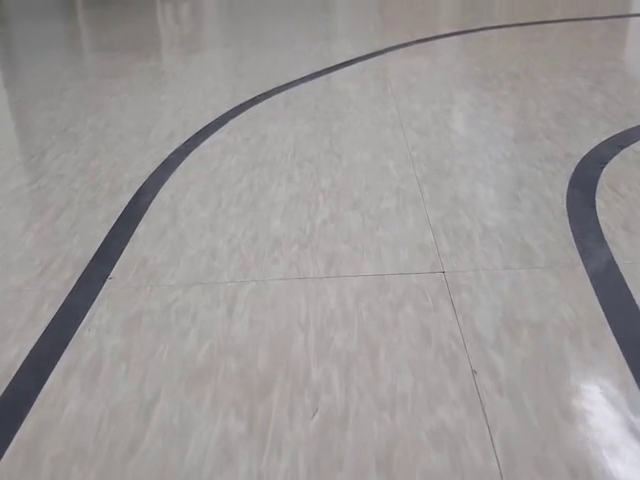
#> input picture frame 51 of pi2/ys_test/line_640x480.mp4, 640 x 480 px
$ python line_trytry.py
#> lines starting #> are read from the running program, lines starting #| are printed output that depends on the picture; after the words box and inside, x2 and y2 are one past the last pixel; in counts of white or black regions, pixels touching at a corner belong together
import matplotlib.pyplot as plt
import matplotlib.image as mpimg
import numpy as np
import cv2
import random
import os, sys

cap=cv2.VideoCapture('line_640x480.mp4')
fit_result, l_fit_result, r_fit_result, L_lane,R_lane = [], [], [], [], []

def Collect_points(lines):

    # reshape [:4] to [:2]
    interp = lines.reshape(lines.shape[0]*2,2)
    # interpolation & collecting points for RANSAC
    for line in lines:
        if np.abs(line[3]-line[1]) > 5:
            tmp = np.abs(line[3]-line[1])
            a = line[0] ; b = line[1] ; c = line[2] ; d = line[3]
            slope = (line[2]-line[0])/(line[3]-line[1])
            for m in range(0,tmp,5):
                if slope>0:
                    new_point = np.array([[int(a+m*slope),int(b+m)]])
                    interp = np.concatenate((interp,new_point),axis = 0)
                elif slope<0:
                    new_point = np.array([[int(a-m*slope),int(b-m)]])
                    interp = np.concatenate((interp,new_point),axis = 0)

def ransac_line_fitting(img, lines, min=100):
    global fit_result, l_fit_result, r_fit_result
    best_line = np.array([0,0,0])
    if(len(lines)!=0):
        for i in range(30):
            sample = get_random_samples(lines)
            parameter = compute_model_parameter(sample)
            cost = model_verification(parameter, lines)
            if cost < min: # update best_line
                min = cost
                best_line = parameter
            if min < 3: break
        # erase outliers based on best line
        filtered_lines = erase_outliers(best_line, lines)
        fit_result = get_fitline(img, filtered_lines)
    else:
        if (fit_result[2]-fit_result[1])/(fit_result[1]-fit_result[0]) < 0:
            l_fit_result = fit_result
            return l_fit_result
        else:
            r_fit_result = fit_result
            return r_fit_result

    if (fit_result[2]-fit_result[1])/(fit_result[1]-fit_result[0]) < 0:
        l_fit_result = fit_result
        return l_fit_result
    else:
        r_fit_result = fit_result
        return r_fit_result

def smoothing(lines, pre_frame):
    # collect frames & print average line
    lines = np.squeeze(lines)
    avg_line = np.array([0,0,0,0])

    for ii,line in enumerate(reversed(lines)):
        if ii == pre_frame:
            break
        avg_line += line
    avg_line = avg_line / pre_frame

    return avg_line

def draw_fitline(img, result_l,result_r, color=(255,0,255), thickness = 10):
    # draw fitting line
    lane = np.zeros_like(img)
    cv2.line(lane, (int(result_l[0]) , int(result_l[1])), (int(result_l[2]), int(result_l[3])), color, thickness)
    cv2.line(lane, (int(result_r[0]) , int(result_r[1])), (int(result_r[2]), int(result_r[3])), color, thickness)
    # add original image & extracted lane lines
    final = weighted_img(lane, img, 1,0.5)
    return final

while True:
    ret, frame = cap.read()
#> frame is the input picture: shape (480, 640, 3); mean B, G, R 153, 153.6, 156.9
    height, width = frame.shape[:2]
#> height = 480; width = 640
    gray = cv2.cvtColor(frame, cv2.COLOR_BGR2GRAY)
    #blur = cv2.GaussianBlur(gray,(3, 3), 0)
    blur = cv2.bilateralFilter(gray,7,100,100)
    edges = cv2.Canny(blur,120,200,apertureSize=3)
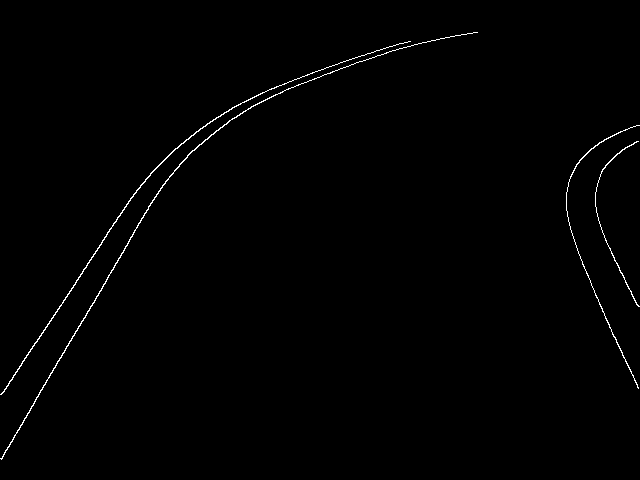
#> edges: shape (480, 640); 0.7% white in thin lines or dots, all inside (x1, y1, x2, y2) = (0, 32, 640, 460)
    lines = cv2.HoughLinesP(edges, 1, 1 * np.pi/180, 50, np.array([]), minLineLength=10, maxLineGap=20)
#> lines = 14 rows, first 6: [55, 367, 154, 197], [1, 394, 82, 273], [55, 312, 142, 183], [1, 459, 78, 326], [294, 79, 393, 45], [586, 273, 637, 384]

    try:
        line_arr = np.squeeze(lines)
#> line_arr has the same summary as lines
        slope_degree = (np.arctan2(line_arr[:,1] - line_arr[:,3], line_arr[:,0] - line_arr[:,2]) * 180) / np.pi
#> slope_degree = [120.2, 123.8, 124, 120.1, 161, -114.7, 160.1, -115.7, 140.7, -114.8, 135.7, 159.4, 155, 128.5]

        line_arr = line_arr[np.abs(slope_degree)<160]
#> line_arr = [[55, 367, 154, 197], [1, 394, 82, 273], [55, 312, 142, 183], [1, 459, 78, 326], [586, 273, 637, 384], [601, 229, 638, 306], [188, 154, 232, 118], [595, 295, 638, 388], [147, 177, 186, 139], [331, 72, 363, 60], [229, 109, 289, 81], [156, 194, 187, 155]]
        slope_degree = slope_degree[np.abs(slope_degree)<160]
#> slope_degree = [120.2, 123.8, 124, 120.1, -114.7, -115.7, 140.7, -114.8, 135.7, 159.4, 155, 128.5]

        line_arr = line_arr[np.abs(slope_degree)>95]
        slope_degree = slope_degree[np.abs(slope_degree)>95]
        L_lines, R_lines = line_arr[(slope_degree>0),:], line_arr[(slope_degree<0),:]
#> L_lines = [[55, 367, 154, 197], [1, 394, 82, 273], [55, 312, 142, 183], [1, 459, 78, 326], [188, 154, 232, 118], [147, 177, 186, 139], [331, 72, 363, 60], [229, 109, 289, 81], [156, 194, 187, 155]]; R_lines = [[586, 273, 637, 384], [601, 229, 638, 306], [595, 295, 638, 388]]

        L_interp = Collect_points(L_lines)
#> in Collect_points, `interp = lines.reshape(lines.shape[0]*2,2)`: interp = 18 rows, first 8: [55, 367], [154, 197], [1, 394], [82, 273], [55, 312], [142, 183], [1, 459], [78, 326]
#> the loop in Collect_points, `for line in lines:` made 9 passes
#> (tmp, a, b, c, d, slope) on passes 1 to 9: (170, 55, 367, 154, 197, -0.582), (121, 1, 394, 82, 273, -0.669), (129, 55, 312, 142, 183, -0.674), (133, 1, 459, 78, 326, -0.579), (36, 188, 154, 232, 118, -1.22), (38, 147, 177, 186, 139, -1.03), (12, 331, 72, 363, 60, -2.67), (28, 229, 109, 289, 81, -2.14), (39, 156, 194, 187, 155, -0.795)
#> after the loop in Collect_points, `for line in lines:`: interp = 163 pairs, first value 1 to 363, second value 60 to 459
        R_interp = Collect_points(R_lines)
#> the loop in Collect_points (call 2), `for line in lines:` made 3 passes
#> (tmp, a, b, c, d, slope) on passes 1 to 3: (111, 586, 273, 637, 384, 0.459), (77, 601, 229, 638, 306, 0.481), (93, 595, 295, 638, 388, 0.462)

        left_fit_line = ransac_line_fitting(frame, L_interp)
        right_fit_line = ransac_line_fitting(frame, R_interp)

        L_lane.append(left_fit_line), R_lane.append(right_fit_line)

        if len(L_lane) > 10:
            left_fit_line = smoothing(L_lane, 10)
        if len(R_lane) > 10:
            right_fit_line = smoothing(R_lane, 10)

        final = draw_fitline(frame, left_fit_line, right_fit_line)
    except:
        print("can't find lines")

    cv2.imshow('result',frame)

    if cv2.waitKey(1) & 0xFF == ord('q'):
#> (key q is pressed here)
        break

cap.release()
cv2.destroyAllWindows()

$ run again, starting later in the video
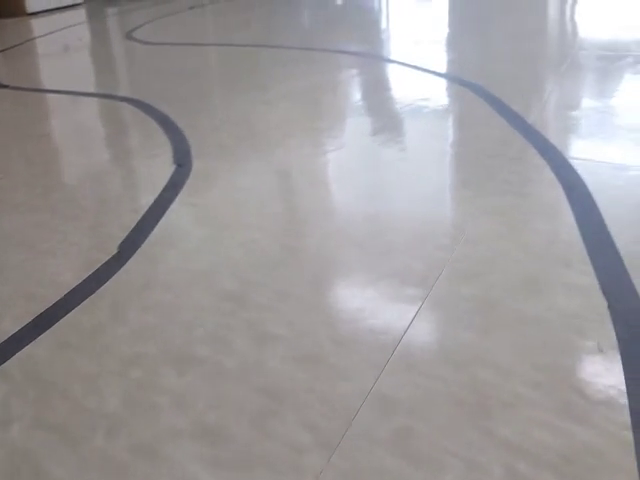
#> input picture frame 229 of pi2/ys_test/line_640x480.mp4, 640 x 480 px
#> frame is the input picture: shape (480, 640, 3); mean B, G, R 156.5, 155, 158
#> `edges = cv2.Canny(blur,120,200,apertureSize=3)`:
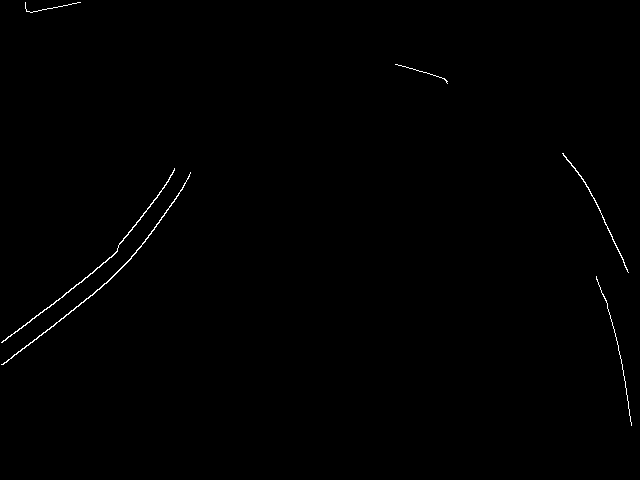
#> edges: shape (480, 640); 0.38% white in thin lines or dots, all inside (x1, y1, x2, y2) = (1, 2, 632, 426)
#> lines = [[5, 340, 106, 261], [2, 364, 108, 281], [106, 260, 168, 181], [588, 187, 628, 272], [140, 247, 185, 183], [621, 359, 631, 423], [3, 364, 99, 289]]
#> line_arr has the same summary as lines
#> slope_degree = [142, 141.9, 128.1, -115.2, 125.1, -98.88, 142]
#> L_lines = [[5, 340, 106, 261], [2, 364, 108, 281], [106, 260, 168, 181], [140, 247, 185, 183], [3, 364, 99, 289]]; R_lines = [[588, 187, 628, 272], [621, 359, 631, 423]]
#> in Collect_points, `interp = lines.reshape(lines.shape[0]*2,2)`: interp = [[5, 340], [106, 261], [2, 364], [108, 281], [106, 260], [168, 181], [140, 247], [185, 183], [3, 364], [99, 289]]
#> the loop in Collect_points, `for line in lines:` made 5 passes
#> (tmp, a, b, c, d, slope) on passes 1 to 5: (79, 5, 340, 106, 261, -1.28), (83, 2, 364, 108, 281, -1.28), (79, 106, 260, 168, 181, -0.785), (64, 140, 247, 185, 183, -0.703), (75, 3, 364, 99, 289, -1.28)
#> after the loop in Collect_points, `for line in lines:`: interp = 87 pairs, first value 2 to 185, second value 181 to 364
#> the loop in Collect_points (call 2), `for line in lines:` made 2 passes
#> (tmp, a, b, c, d, slope) on passes 1 to 2: (85, 588, 187, 628, 272, 0.471), (64, 621, 359, 631, 423, 0.156)

$ run again, starting later in the video
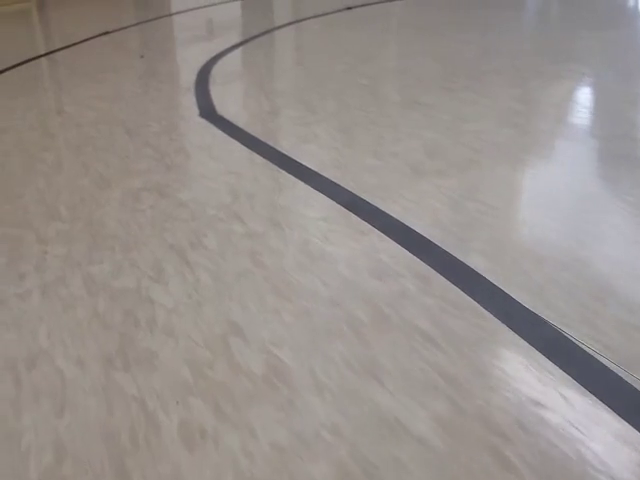
#> input picture frame 408 of pi2/ys_test/line_640x480.mp4, 640 x 480 px
#> frame is the input picture: shape (480, 640, 3); mean B, G, R 140.7, 144.5, 151.3
#> `edges = cv2.Canny(blur,120,200,apertureSize=3)`:
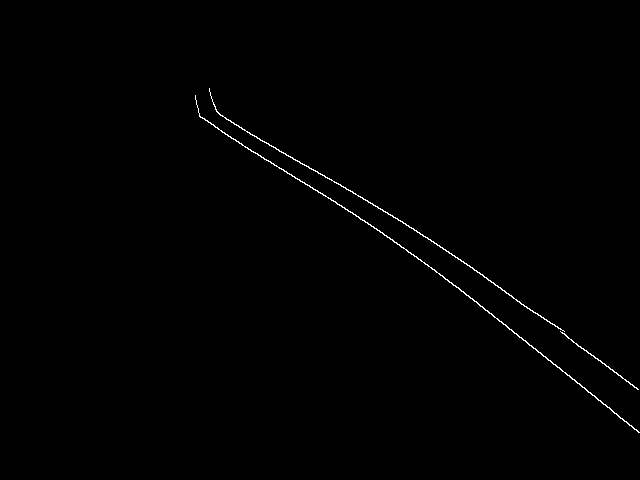
#> edges: shape (480, 640); 0.48% white in thin lines or dots, all inside (x1, y1, x2, y2) = (195, 88, 640, 433)
#> lines = [[413, 254, 609, 407], [215, 127, 382, 232], [561, 332, 637, 388], [225, 118, 402, 221], [422, 234, 565, 334], [373, 205, 420, 233], [389, 237, 418, 259], [242, 129, 413, 228], [472, 298, 638, 432], [199, 116, 217, 127], [200, 117, 358, 216]]
#> line_arr has the same summary as lines
#> slope_degree = [-142, -147.8, -143.6, -149.8, -145, -149.2, -142.8, -149.9, -141.1, -148.6, -147.9]
#> L_lines = empty array; R_lines has the same summary as lines
#> in Collect_points (call 2), `interp = lines.reshape(lines.shape[0]*2,2)`: interp = 22 rows, first 8: [413, 254], [609, 407], [215, 127], [382, 232], [561, 332], [637, 388], [225, 118], [402, 221]
#> the loop in Collect_points (call 2), `for line in lines:` made 11 passes
#> (tmp, a, b, c, d, slope) on passes 1 to 8: (153, 413, 254, 609, 407, 1.28), (105, 215, 127, 382, 232, 1.59), (56, 561, 332, 637, 388, 1.36), (103, 225, 118, 402, 221, 1.72), (100, 422, 234, 565, 334, 1.43), (28, 373, 205, 420, 233, 1.68), (22, 389, 237, 418, 259, 1.32), (99, 242, 129, 413, 228, 1.73)
